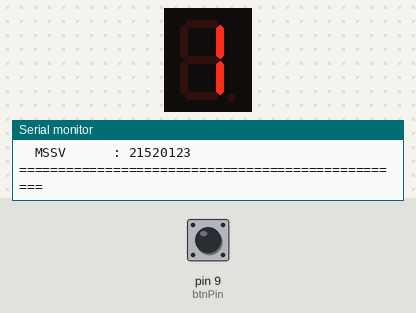
A sketch run on a simulated Arduino Uno, built with avr-gcc and run on an emulated ATmega328P. Parts: 1-digit seven-segment display, the last lines printed to the serial monitor. Wiring (inferred from the names in the program): 1-digit 7-segment display, segments lit when HIGH: segments pin 2, pin 3, pin 4, pin 5, pin 6, pin 7, pin 8. Inputs (shaded band) come from the test bench; at power-on: pin 9 (btnPin) HIGH. The segment pins are drawn as the display they are named for.

Above: at 1.2 s.
1.3 s: pin 9 (btnPin) pulled LOW for 0.15 s
At 1.8 s:
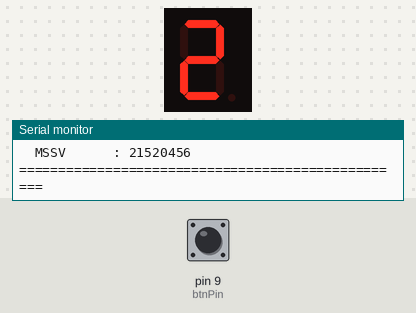
2.0 s: pin 9 (btnPin) pulled LOW for 1 s
3.6 s: pin 9 (btnPin) pulled LOW for 0.15 s
4.3 s: pin 9 (btnPin) pulled LOW for 1 s
At 8.5 s:
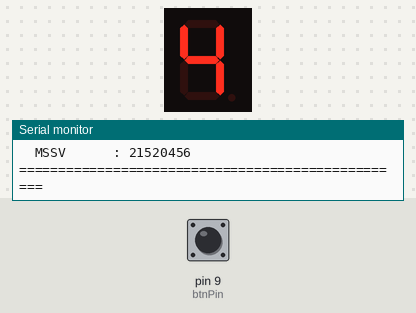
At 11.1 s:
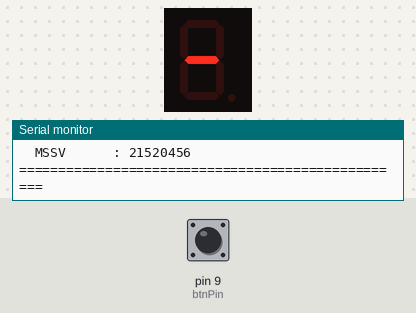
Timing chart, 0 to 12.6 s (numbered marks = the images above; inputs shaded):
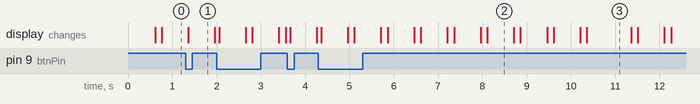

Measured:
- what the display in image 2 shows lasts 0.6 s, from 8.1 s to 8.7 s
- what the display in image 3 shows lasts 1.0 s, from 10.4 s to 11.4 s

The sketch:

Bai4.ino
```cpp
/*
 * LAB 01 - BAI 4: HIEN THI MA SO SINH VIEN TREN LED 7 DOAN
 * Mon hoc: Cong nghe Internet of Things Hien dai (NT532)
 *
 * Mo ta:
 * - Su dung 1 LED 7 doan va 1 nut bam.
 * - LED 7 doan lan luot hien thi tung chu so trong MSSV cua thanh vien.
 * - Moi chu so sang trong 0.6 giay (600ms).
 * - Giua 2 chu so co khoang tat 150ms de phan biet 2 so giong nhau dung canh nhau (vd: "55").
 * - Ket thuc mot ma so thi hien thi dau gach ngang '-' (chi doan g sang) trong 1 giay (1000ms) roi lap lai.
 * - Moi lan bam nut se chuyen sang hien thi MSSV cua thanh vien tiep theo trong nhom,
 *   dong thoi in ten thanh vien do ra Serial Monitor.
 * - Xu ly non-blocking bang millis(): bam nut co tac dung NGAY LAP TUC ke ca khi dang hien thi giua chung.
 */

// Cau hinh loai LED 7 doan:
// false: Common Cathode (Cuc am chung - muc HIGH la sang)
// true:  Common Anode   (Cuc duong chung - muc LOW la sang)
const bool IS_COMMON_ANODE = false;

// So do ket noi chan Arduino voi cac doan a, b, c, d, e, f, g cua LED 7 doan
// a: Pin 2, b: Pin 3, c: Pin 4, d: Pin 5, e: Pin 6, f: Pin 7, g: Pin 8
const int segPins[7] = {2, 3, 4, 5, 6, 7, 8};

// Chan ket noi nut bam (su dung dien tro keo len INPUT_PULLUP)
const int btnPin = 9;

// Thong tin cac thanh vien trong nhom
struct Member {
  const char* name;
  const char* mssv;
};

const Member members[] = {
  {"Dang Dang Khoa",  "21520123"},
  {"Nguyen Van A",    "21520456"},
  {"Tran Thi B",      "21520789"}
};
const int totalMembers = sizeof(members) / sizeof(members[0]);
int currentMemberIndex = 0;

// Bang ma 7 doan cho cac so 0-9 (a, b, c, d, e, f, g)
const byte digitPatterns[10][7] = {
  {1, 1, 1, 1, 1, 1, 0}, // 0
  {0, 1, 1, 0, 0, 0, 0}, // 1
  {1, 1, 0, 1, 1, 0, 1}, // 2
  {1, 1, 1, 1, 0, 0, 1}, // 3
  {0, 1, 1, 0, 0, 1, 1}, // 4
  {1, 0, 1, 1, 0, 1, 1}, // 5
  {1, 0, 1, 1, 1, 1, 1}, // 6
  {1, 1, 1, 0, 0, 0, 0}, // 7
  {1, 1, 1, 1, 1, 1, 1}, // 8
  {1, 1, 1, 1, 0, 1, 1}  // 9
};

const byte dashPattern[7] = {0, 0, 0, 0, 0, 0, 1}; // Dau gach ngang '-' (doan g)
const byte blankPattern[7] = {0, 0, 0, 0, 0, 0, 0}; // Tat tat ca doan

// Cac trang thai hien thi
enum DisplayStep {
  STEP_SHOW_DIGIT, // Hien thi 1 chu so trong MSSV (600ms)
  STEP_GAP,        // Tat LED giua 2 chu so (150ms)
  STEP_SHOW_DASH,  // Hien thi dau gach ngang '-' (1000ms)
  STEP_DASH_GAP    // Tat LED ngan truoc khi lap lai (150ms)
};

DisplayStep currentStep = STEP_SHOW_DIGIT;
int charIndex = 0;
unsigned long stepStartTime = 0;

// Thoi gian dinh thi (ms)
const unsigned long DURATION_DIGIT    = 600;
const unsigned long DURATION_GAP      = 150;
const unsigned long DURATION_DASH     = 1000;
const unsigned long DURATION_DASH_GAP = 150;

// Bien doc nut bam va chong rung (debounce)
int lastButtonReading = HIGH;
int buttonState = HIGH;
unsigned long lastDebounceTime = 0;
const unsigned long debounceDelay = 50;

// Ham xuat tin hieu ra 7 doan
void setSegments(const byte pattern[7]) {
  for (int i = 0; i < 7; i++) {
    int level = pattern[i];
    if (IS_COMMON_ANODE) {
      level = !level;
    }
    digitalWrite(segPins[i], level);
  }
}

void displayDigit(int num) {
  if (num >= 0 && num <= 9) {
    setSegments(digitPatterns[num]);
  }
}

void displayDash() {
  setSegments(dashPattern);
}

void clearDisplay() {
  setSegments(blankPattern);
}

// In thong tin thanh vien ra Serial Monitor
void printMemberInfo() {
  Serial.println("==================================================");
  Serial.print("Thanh vien [");
  Serial.print(currentMemberIndex + 1);
  Serial.print("/");
  Serial.print(totalMembers);
  Serial.println("]:");
  Serial.print("  Ho va ten : ");
  Serial.println(members[currentMemberIndex].name);
  Serial.print("  MSSV      : ");
  Serial.println(members[currentMemberIndex].mssv);
  Serial.println("==================================================");
}

// Chuyen sang thanh vien tiep theo va reset hien thi ve chu so dau tien
void switchToNextMember() {
  currentMemberIndex = (currentMemberIndex + 1) % totalMembers;
  printMemberInfo();

  charIndex = 0;
  currentStep = STEP_SHOW_DIGIT;
  stepStartTime = millis();

  char c = members[currentMemberIndex].mssv[charIndex];
  displayDigit(c - '0');
}

void setup() {
  for (int i = 0; i < 7; i++) {
    pinMode(segPins[i], OUTPUT);
  }
  clearDisplay();

  pinMode(btnPin, INPUT_PULLUP);

  Serial.begin(115200);
  Serial.println("=== BO HIEN THI MSSV TREN LED 7 DOAN (LAB 01 - BAI 4) ===");

  printMemberInfo();

  charIndex = 0;
  currentStep = STEP_SHOW_DIGIT;
  stepStartTime = millis();
  char c = members[currentMemberIndex].mssv[charIndex];
  displayDigit(c - '0');
}

void loop() {
  // 1. Doc nut bam kem xu ly chong rung (debounce)
  int reading = digitalRead(btnPin);
  if (reading != lastButtonReading) {
    lastDebounceTime = millis();
  }

  if ((millis() - lastDebounceTime) > debounceDelay) {
    if (reading != buttonState) {
      buttonState = reading;
      // Nhan nut (LOW khi su dung INPUT_PULLUP)
      if (buttonState == LOW) {
        switchToNextMember();
      }
    }
  }
  lastButtonReading = reading;

  // 2. May trang thai hien thi MSSV khong gay chan chuong trinh (non-blocking)
  unsigned long now = millis();
  const char* mssv = members[currentMemberIndex].mssv;
  int mssvLen = strlen(mssv);

  switch (currentStep) {
    case STEP_SHOW_DIGIT:
      if (now - stepStartTime >= DURATION_DIGIT) {
        clearDisplay();
        currentStep = STEP_GAP;
        stepStartTime = now;
      }
      break;

    case STEP_GAP:
      if (now - stepStartTime >= DURATION_GAP) {
        charIndex++;
        if (charIndex < mssvLen) {
          // Con chu so tiep theo trong MSSV
          char c = mssv[charIndex];
          displayDigit(c - '0');
          currentStep = STEP_SHOW_DIGIT;
          stepStartTime = now;
        } else {
          // Da hien thi het cac chu so -> chuyen sang dau '-'
          displayDash();
          currentStep = STEP_SHOW_DASH;
          stepStartTime = now;
        }
      }
      break;

    case STEP_SHOW_DASH:
      if (now - stepStartTime >= DURATION_DASH) {
        clearDisplay();
        currentStep = STEP_DASH_GAP;
        stepStartTime = now;
      }
      break;

    case STEP_DASH_GAP:
      if (now - stepStartTime >= DURATION_DASH_GAP) {
        // Lap lai tu chu so dau tien cua MSSV
        charIndex = 0;
        char c = mssv[charIndex];
        displayDigit(c - '0');
        currentStep = STEP_SHOW_DIGIT;
        stepStartTime = now;
      }
      break;
  }
}
```
